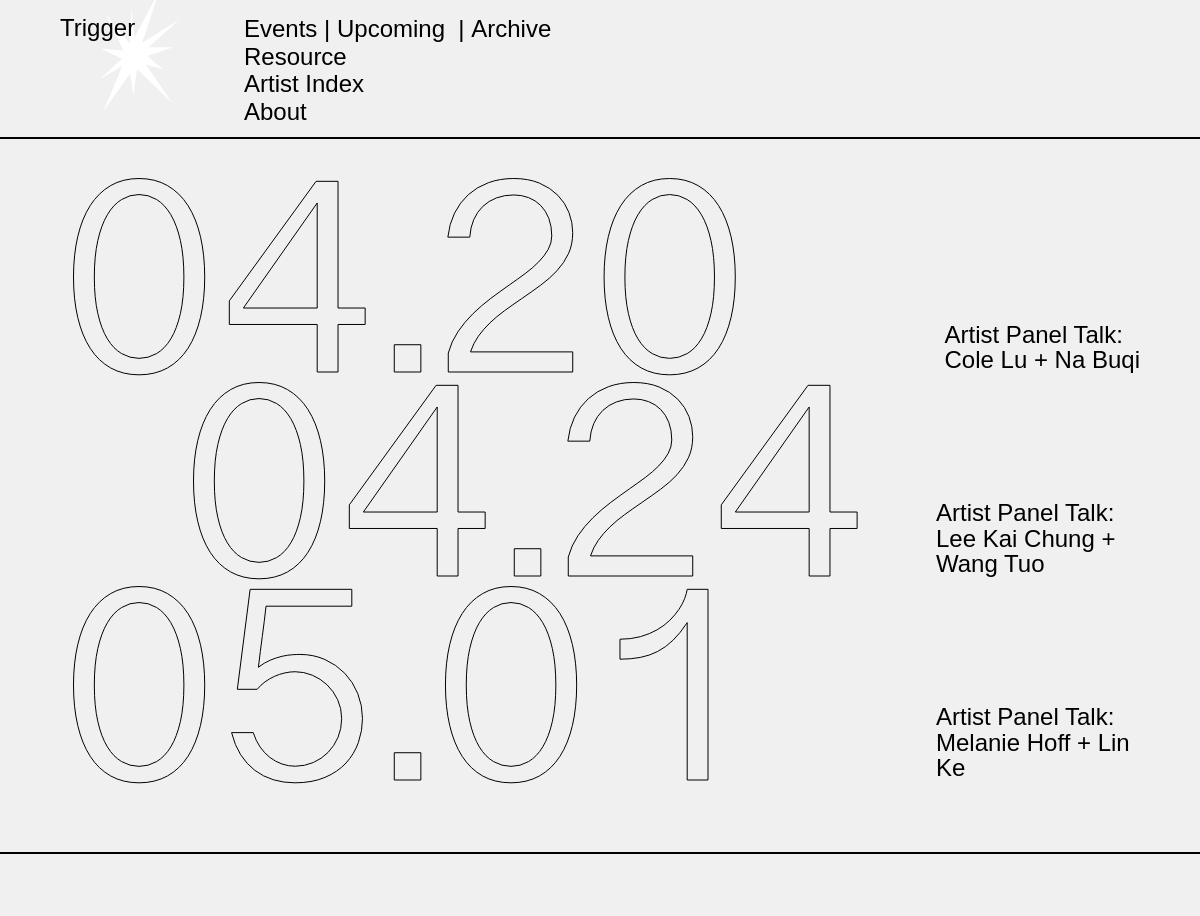
The page /events/upcoming on the database its author committed.
### tables this page shows
CREATE TABLE `objects` (
  `id` int(10) unsigned NOT NULL AUTO_INCREMENT,
  `active` int(1) unsigned NOT NULL DEFAULT '1',
  `created` datetime DEFAULT NULL,
  `modified` datetime DEFAULT NULL,
  `rank` int(10) unsigned DEFAULT NULL,
  `name1` tinytext,
  `name2` tinytext,
  `url` tinytext,
  `email` tinytext,
  `begin` datetime DEFAULT NULL,
  `end` datetime DEFAULT NULL,
  `date` datetime DEFAULT NULL,
  `head` tinytext,
  `main_two` mediumblob,
  `notes` mediumblob,
  `event_date` datetime DEFAULT NULL,
  `location` text,
  `cato` tinytext,
  `event_time` datetime DEFAULT NULL,
  `main_one` mediumblob,
  `website` text,
  `exhibit` text,
  `reading` text,
  `qanda` mediumblob,
  `thumbnail` tinytext,
  `reading_fromid` int(10) DEFAULT NULL,
  `reading_toid` int(10) DEFAULT NULL,
  PRIMARY KEY (`id`)
);

### controller/nav_controller.php (called while the page is built)
<?
$menu_items = $oo->children(0);
foreach($menu_items as $key => $mi){
	if($mi['url'] == 'events'){
		$menu_items[$key]['submenu'] = $oo->children($mi['id']);
	}
}
require_once('views/nav.php');

### controller/head_controller.php (called while the page is built, shortened)
<?
$oo = new Objects();
$uu = new URL();
if($uu->id)
    $item = $oo->get($uu->id);
else
    $item = $oo->get(0);
require_once('views/head.php');
?>

### open-records-generator/models/objects.php (called while the page is built, shortened)
<?
class Objects extends Model
{
	public function children($o)
	{
		$fields = array("objects.*");
		$tables = array("objects", "wires");
		$where	= array("wires.fromid = '".$o."'",
						"wires.active = 1",
						"wires.toid = objects.id",
						"objects.active = '1'");
		$order 	= array("objects.rank", "objects.begin", "objects.end", "objects.name1");
		return $this->get_all($fields, $tables, $where, $order);
	}
}
?>

### open-records-generator/models/model.php (called while the page is built, shortened)
<?
class Model
{
	public static function get($id)
	{
		global $db;
		$sql = "SELECT *
				FROM " . static::table_name . "
				WHERE id = $id
				LIMIT 1";
		$res = $db->query($sql);
		$item = $res->fetch_assoc();
		return $item;
	}
	public static function get_all(	$fields = array("*"),
									$tables = array("objects"),
									$where = array(),
									$order = array(),
									$limit = '',
									$descending = FALSE,
									$distinct = TRUE)
	{
		global $db;
		$sql = "SELECT ";
		if($distinct)
			$sql .= "DISTINCT ";
		$sql .= implode(", ", $fields) . " ";
		$sql .= "FROM " . implode(", ", $tables) . " ";
		if (!empty($where))
			$sql .= "WHERE " . implode(" AND ", $where) . " ";
		if (!empty($order))
			$sql .= "ORDER BY " . implode(", ", $order) . " ";
		$res = $db->query($sql);
		$items = array();
		while ($obj = $res->fetch_assoc())
			$items[] = $obj;
		return $items;
	}
}
?>

### controller/home_controller.php (called while the page is built, shortened)
<?
$ee = new Events();
if(count($uri) < 3){
	$home_upcoming_limit = 4;
	$home_archive_limit = 10;
	$thisView = 'home';
}elseif($uri[2] == "upcoming"){
	$home_upcoming_limit = '';
	$thisView = 'upcoming';
}elseif($uri[2] == "archive"){
	$home_upcoming_limit = 0;
	$home_archive_limit = '';
	$thisView = 'archive';
}
if($home_upcoming_limit !== 0){
	$upcoming_events = $ee->get_upcoming($home_upcoming_limit);
}
require_once("views/home.php");
?>

### open-records-generator/models/events.php (called while the page is built, shortened)
<?
class Events extends Objects
{
	public function get_upcoming($limit = '')
	{
		global $db;
		$sql_upcoming = "SELECT id FROM objects WHERE url = 'upcoming' AND active = '1'";
		$res = $db->query($sql_upcoming);
		$upcoming_id = $res->fetch_assoc();
		$upcoming_id = $upcoming_id["id"];
		$fields = array("objects.*");
		$tables = array("objects", "wires");
		$where	= array("wires.fromid = '".$upcoming_id."'",
						"wires.active = 1",
						"wires.toid = objects.id",
						"objects.active = '1'");
		$order 	= array("objects.rank", "objects.event_date", "objects.begin", "objects.end", "objects.name1");
		$upcoming_events = $this->get_all($fields, $tables, $where, $order, $limit);
		return $upcoming_events;
	}
}
?>

### views/home.php (the view, shortened to what this page needs)
<div id = "main_ctner_list_<? echo $thisView; ?>" class = 'main_ctner main_ctner_list'>
	<? if($home_upcoming_limit !== 0){ ?>
	<div id = "upcoming_ctner">
		<? echo ( $thisView == 'home' ) ? '<h4 id = "upcoming_ctner_title" class = "ctner_title">Upcoming&darr;</h4>' : '';
			foreach($upcoming_events as $ue){
			?>
			<a class = "event event_upcoming explodeCtner" href = "/events/upcoming/<? echo $ue['url']; ?>">
				<svg class = 'explode'></svg>
				<h3 class = "event_upcoming_date"><?
					if(!empty($ue['event_date'])){
						echo date("m.d", strtotime($ue['event_date']));
					}
				?></h3>
				<div class = "event_upcoming_info">
					<h4><? echo $ue['cato']; ?>:</h4>
					<h4 class = "event_upcoming_title"><? echo $ue['name1']; ?></h4>
				</div>
			</a>
		<?
		}
		?>
	</div>
	<?
	}
	?>
</div>

### views/nav.php (shortened to what this page needs)
<div id = "nav" class = "<? echo ($uri[1] == "") ? "" : "folded" ?>">
	<div id = "title" >
		<h1 class = 'logo_explodeCtner'><a href = "/">Trigger</a></h1>
	</div>
	<div id = "menu_ctner">
		<? foreach($menu_items as $mi){
			$this_url = strtolower($mi['url']);
		?>
			<div id = "menu_btn_<? echo $this_url; ?>" class = "menu_btn" >
				<a class = "<?
					if($this_item == 'events') echo ($uri[1] == $this_url || $uri[1] == '') ? 'active' : '' ;
					else echo ($uri[1] == $this_url) ? 'active' : '' ;
					?> explodeCtner"  href = "/<? echo $this_url; ?>">
					<svg class = 'explode'></svg><? echo $mi['name1'] ?>
				</a>
				<? if(isset($mi['submenu'])){
						foreach($mi['submenu'] as $si){
							$this_sub_name = $si['name1'];
							$this_sub_url = strtolower($si['url']);
							?>
							<a class = "<? echo ($uri[2] == $this_sub_url) ? 'active' : '' ?> explodeCtner"  href = "/<? echo $this_url; ?>/<? echo $this_sub_url; ?>">
								<svg class = 'explode'></svg>&nbsp;|&nbsp;<? echo $this_sub_name; ?>&nbsp;</a>
					<? } ?>
				<? } ?>
			</div>
		<? } ?>
	</div>
</div>

### style/exe.css (style rules this page uses)
* { padding: 0; margin: 0; -webkit-box-sizing: border-box; -moz-box-sizing: border-box; box-sizing: border-box; position: relative; position: -webkit-relative; }
html { font-size: 1vw; font-family: neue-haas-grotesk-text, sans-serif; font-weight: 400; font-style: normal; }
body { background-color: #f0f0f0; color: black; }
h1 { font-weight: 400; font-size: 2rem; line-height: 1.05em; }
h3 { font-family: "mala_r"; font-weight: 400; font-style: normal; }
h4 { font-weight: 400; font-size: 2rem; line-height: 1.05em; }
a { color: #000; text-decoration: none; font-style: normal; }
.explode { position: absolute; position: -webkit-absolute; pointer-events: none; z-index: -1; }
#nav { display: grid; grid-template-columns: repeat(12, 1fr); grid-gap: 2vw; position: fixed; position: -webkit-fixed; top: 0; left: 0; z-index: 1000; width: 100vw; max-width: 100%; padding: 1.25vw 5vw 1vw 5vw; background-color: #f0f0f0; }
#nav #title { grid-column: 1/2 span; }
#nav #title a { font-style: normal; }
#nav #menu_ctner { grid-column: 3/8 span; }
#nav #menu_ctner a { font-size: 2rem; line-height: 1.15em; display: inline-block; max-height: 5vw; -webkit-transition: max-height 0.35s; -moz-transition: max-height 0.35s; -ms-transition: max-height 0.35s; -o-transition: max-height 0.35s; transition: max-height 0.35s; }
#nav #menu_ctner a.active { font-style: normal; }
#nav #menu_ctner .menu_btn { cursor: pointer; display: flex; }
#nav.folded { border-bottom: none; }
#nav.folded #menu_ctner a:not(.active) { max-height: 0; overflow: hidden; }
.logo_explodeCtner .explode { width: 100%; height: 10vw; top: -2vw; }
.main_ctner { margin-bottom: 6vw; border-bottom: 2px solid #000; padding-top: 15vw; }
.main_ctner_list { overflow: hidden; }
.main_ctner_list .event { cursor: pointer; color: black; text-decoration: none; display: block; }
.main_ctner_list #upcoming_ctner { padding: 0 5vw; padding-bottom: 2vw; margin-bottom: 2vw; border-bottom: 2px solid #000; }
.main_ctner_list #upcoming_ctner::after { content: ""; display: block; height: 0; clear: both; }
.main_ctner_list #upcoming_ctner .event_upcoming .event_upcoming_info { position: absolute; position: -webkit-absolute; right: 0; bottom: 1vw; max-width: 17vw; }
.main_ctner_list #upcoming_ctner .event_upcoming .event_upcoming_date { white-space: nowrap; font-size: 24vw; line-height: 0.9em; max-height: 17vw; pointer-events: none; color: black; -webkit-text-fill-color: transparent; -webkit-text-stroke-width: 1px; -webkit-text-stroke-color: black; -webkit-text-fill-color: #f0f0f0; }
.main_ctner_list #upcoming_ctner .event_upcoming:nth-of-type(odd) .event_upcoming_info { margin-left: 1.5vw; }
.main_ctner_list #upcoming_ctner .event_upcoming:nth-of-type(even) .event_upcoming_date { margin-left: 10vw; }
#main_ctner_list_upcoming, #main_ctner_list_archive { padding-bottom: 3vw; border-bottom: 0; }
#main_ctner_list_upcoming #upcoming_ctner, #main_ctner_list_archive #upcoming_ctner { padding-bottom: 5vw; }

### rows shown on the page
objects: name1 "Events"
objects: name1 "Upcoming"
objects: name1 "Archive"
objects: name1 "Resource"
objects: name1 "Artist Index"
objects: name1 "About"
objects: event_date "04.20", cato "Artist Panel Talk", name1 "Cole Lu + Na Buqi"
objects: event_date "04.24", cato "Artist Panel Talk", name1 "Lee Kai Chung + Wang Tuo"
objects: event_date "05.01", cato "Artist Panel Talk", name1 "Melanie Hoff + Lin Ke"
